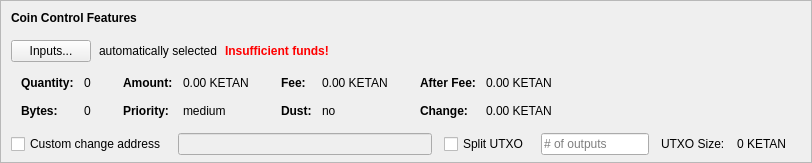
    <widget class="QFrame" name="frameCoinControl">
     <property name="sizePolicy">
      <sizepolicy hsizetype="Expanding" vsizetype="Expanding">
       <horstretch>0</horstretch>
       <verstretch>0</verstretch>
      </sizepolicy>
     </property>
     <property name="maximumSize">
      <size>
       <width>16777215</width>
       <height>16777215</height>
      </size>
     </property>
     <property name="frameShape">
      <enum>QFrame::StyledPanel</enum>
     </property>
     <property name="frameShadow">
      <enum>QFrame::Sunken</enum>
     </property>
     <layout class="QVBoxLayout" name="verticalLayoutCoinControl2">
      <property name="spacing">
       <number>0</number>
      </property>
      <property name="leftMargin">
       <number>0</number>
      </property>
      <property name="topMargin">
       <number>0</number>
      </property>
      <property name="rightMargin">
       <number>0</number>
      </property>
      <property name="bottomMargin">
       <number>6</number>
      </property>
      <item>
       <layout class="QVBoxLayout" name="verticalLayoutCoinControl" stretch="0,0,0,0,1">
        <property name="spacing">
         <number>0</number>
        </property>
        <property name="leftMargin">
         <number>10</number>
        </property>
        <property name="topMargin">
         <number>10</number>
        </property>
        <item>
         <layout class="QHBoxLayout" name="horizontalLayoutCoinControl1">
          <property name="bottomMargin">
           <number>15</number>
          </property>
          <item>
           <widget class="QLabel" name="labelCoinControlFeatures">
            <property name="sizePolicy">
             <sizepolicy hsizetype="Preferred" vsizetype="Maximum">
              <horstretch>0</horstretch>
              <verstretch>0</verstretch>
             </sizepolicy>
            </property>
            <property name="font">
             <font>
              <weight>75</weight>
              <bold>true</bold>
             </font>
            </property>
            <property name="styleSheet">
             <string notr="true">font-weight:bold;</string>
            </property>
            <property name="text">
             <string>Coin Control Features</string>
            </property>
           </widget>
          </item>
         </layout>
        </item>
        <item>
         <layout class="QHBoxLayout" name="horizontalLayoutCoinControl2" stretch="0,0,0,0">
          <property name="spacing">
           <number>8</number>
          </property>
          <property name="bottomMargin">
           <number>10</number>
          </property>
          <item>
           <widget class="QPushButton" name="pushButtonCoinControl">
            <property name="styleSheet">
             <string notr="true"/>
            </property>
            <property name="text">
             <string>Inputs...</string>
            </property>
            <property name="autoDefault">
             <bool>false</bool>
            </property>
           </widget>
          </item>
          <item>
           <widget class="QLabel" name="labelCoinControlAutomaticallySelected">
            <property name="text">
             <string>automatically selected</string>
            </property>
            <property name="margin">
             <number>5</number>
            </property>
           </widget>
          </item>
          <item>
           <widget class="QLabel" name="labelCoinControlInsuffFunds">
            <property name="font">
             <font>
              <weight>75</weight>
              <bold>true</bold>
             </font>
            </property>
            <property name="styleSheet">
             <string notr="true">color:red;font-weight:bold;</string>
            </property>
            <property name="text">
             <string>Insufficient funds!</string>
            </property>
            <property name="margin">
             <number>5</number>
            </property>
           </widget>
          </item>
          <item>
           <spacer name="horizontalSpacerCoinControl">
            <property name="orientation">
             <enum>Qt::Horizontal</enum>
            </property>
            <property name="sizeHint" stdset="0">
             <size>
              <width>40</width>
              <height>1</height>
             </size>
            </property>
           </spacer>
          </item>
         </layout>
        </item>
        <item>
         <widget class="QWidget" name="widgetCoinControl" native="true">
          <property name="sizePolicy">
           <sizepolicy hsizetype="Preferred" vsizetype="Preferred">
            <horstretch>0</horstretch>
            <verstretch>0</verstretch>
           </sizepolicy>
          </property>
          <property name="minimumSize">
           <size>
            <width>0</width>
            <height>0</height>
           </size>
          </property>
          <property name="styleSheet">
           <string notr="true"/>
          </property>
          <layout class="QHBoxLayout" name="horizontalLayoutCoinControl5">
           <property name="leftMargin">
            <number>0</number>
           </property>
           <property name="topMargin">
            <number>0</number>
           </property>
           <property name="rightMargin">
            <number>0</number>
           </property>
           <property name="bottomMargin">
            <number>0</number>
           </property>
           <item>
            <layout class="QHBoxLayout" name="horizontalLayoutCoinControl3" stretch="0,0,0,1">
             <property name="spacing">
              <number>20</number>
             </property>
             <property name="topMargin">
              <number>0</number>
             </property>
             <property name="bottomMargin">
              <number>10</number>
             </property>
             <item>
              <layout class="QFormLayout" name="formLayoutCoinControl1">
               <property name="horizontalSpacing">
                <number>10</number>
               </property>
               <property name="verticalSpacing">
                <number>14</number>
               </property>
               <property name="leftMargin">
                <number>10</number>
               </property>
               <property name="topMargin">
                <number>4</number>
               </property>
               <property name="rightMargin">
                <number>6</number>
               </property>
               <item row="0" column="0">
                <widget class="QLabel" name="labelCoinControlQuantityText">
                 <property name="font">
                  <font>
                   <weight>75</weight>
                   <bold>true</bold>
                  </font>
                 </property>
                 <property name="text">
                  <string>Quantity:</string>
                 </property>
                 <property name="margin">
                  <number>0</number>
                 </property>
                </widget>
               </item>
               <item row="0" column="1">
                <widget class="QLabel" name="labelCoinControlQuantity">
                 <property name="cursor">
                  <cursorShape>IBeamCursor</cursorShape>
                 </property>
                 <property name="contextMenuPolicy">
                  <enum>Qt::ActionsContextMenu</enum>
                 </property>
                 <property name="text">
                  <string notr="true">0</string>
                 </property>
                 <property name="margin">
                  <number>0</number>
                 </property>
                 <property name="textInteractionFlags">
                  <set>Qt::LinksAccessibleByMouse|Qt::TextSelectableByKeyboard|Qt::TextSelectableByMouse</set>
                 </property>
                </widget>
               </item>
               <item row="1" column="0">
                <widget class="QLabel" name="labelCoinControlBytesText">
                 <property name="font">
                  <font>
                   <weight>75</weight>
                   <bold>true</bold>
                  </font>
                 </property>
                 <property name="text">
                  <string>Bytes:</string>
                 </property>
                </widget>
               </item>
               <item row="1" column="1">
                <widget class="QLabel" name="labelCoinControlBytes">
                 <property name="cursor">
                  <cursorShape>IBeamCursor</cursorShape>
                 </property>
                 <property name="contextMenuPolicy">
                  <enum>Qt::ActionsContextMenu</enum>
                 </property>
                 <property name="text">
                  <string notr="true">0</string>
                 </property>
                 <property name="textInteractionFlags">
                  <set>Qt::LinksAccessibleByMouse|Qt::TextSelectableByKeyboard|Qt::TextSelectableByMouse</set>
                 </property>
                </widget>
               </item>
              </layout>
             </item>
             <item>
              <layout class="QFormLayout" name="formLayoutCoinControl2">
               <property name="horizontalSpacing">
                <number>10</number>
               </property>
               <property name="verticalSpacing">
                <number>14</number>
               </property>
               <property name="leftMargin">
                <number>6</number>
               </property>
               <property name="topMargin">
                <number>4</number>
               </property>
               <property name="rightMargin">
                <number>6</number>
               </property>
               <item row="0" column="0">
                <widget class="QLabel" name="labelCoinControlAmountText">
                 <property name="font">
                  <font>
                   <weight>75</weight>
                   <bold>true</bold>
                  </font>
                 </property>
                 <property name="text">
                  <string>Amount:</string>
                 </property>
                 <property name="margin">
                  <number>0</number>
                 </property>
                </widget>
               </item>
               <item row="0" column="1">
                <widget class="QLabel" name="labelCoinControlAmount">
                 <property name="cursor">
                  <cursorShape>IBeamCursor</cursorShape>
                 </property>
                 <property name="contextMenuPolicy">
                  <enum>Qt::ActionsContextMenu</enum>
                 </property>
                 <property name="text">
                  <string notr="true">0.00 KETAN</string>
                 </property>
                 <property name="textInteractionFlags">
                  <set>Qt::LinksAccessibleByMouse|Qt::TextSelectableByKeyboard|Qt::TextSelectableByMouse</set>
                 </property>
                </widget>
               </item>
               <item row="1" column="0">
                <widget class="QLabel" name="labelCoinControlPriorityText">
                 <property name="font">
                  <font>
                   <weight>75</weight>
                   <bold>true</bold>
                  </font>
                 </property>
                 <property name="text">
                  <string>Priority:</string>
                 </property>
                </widget>
               </item>
               <item row="1" column="1">
                <widget class="QLabel" name="labelCoinControlPriority">
                 <property name="cursor">
                  <cursorShape>IBeamCursor</cursorShape>
                 </property>
                 <property name="contextMenuPolicy">
                  <enum>Qt::ActionsContextMenu</enum>
                 </property>
                 <property name="text">
                  <string>medium</string>
                 </property>
                 <property name="textInteractionFlags">
                  <set>Qt::LinksAccessibleByMouse|Qt::TextSelectableByKeyboard|Qt::TextSelectableByMouse</set>
                 </property>
                </widget>
               </item>
              </layout>
             </item>
             <item>
              <layout class="QFormLayout" name="formLayoutCoinControl3">
               <property name="horizontalSpacing">
                <number>10</number>
               </property>
               <property name="verticalSpacing">
                <number>14</number>
               </property>
               <property name="leftMargin">
                <number>6</number>
               </property>
               <property name="topMargin">
                <number>4</number>
               </property>
               <property name="rightMargin">
                <number>6</number>
               </property>
               <item row="0" column="0">
                <widget class="QLabel" name="labelCoinControlFeeText">
                 <property name="font">
                  <font>
                   <weight>75</weight>
                   <bold>true</bold>
                  </font>
                 </property>
                 <property name="text">
                  <string>Fee:</string>
                 </property>
                 <property name="margin">
                  <number>0</number>
                 </property>
                </widget>
               </item>
               <item row="0" column="1">
                <widget class="QLabel" name="labelCoinControlFee">
                 <property name="cursor">
                  <cursorShape>IBeamCursor</cursorShape>
                 </property>
                 <property name="contextMenuPolicy">
                  <enum>Qt::ActionsContextMenu</enum>
                 </property>
                 <property name="text">
                  <string notr="true">0.00 KETAN</string>
                 </property>
                 <property name="textInteractionFlags">
                  <set>Qt::LinksAccessibleByMouse|Qt::TextSelectableByKeyboard|Qt::TextSelectableByMouse</set>
                 </property>
                </widget>
               </item>
               <item row="1" column="0">
                <widget class="QLabel" name="labelCoinControlLowOutputText">
                 <property name="font">
                  <font>
                   <weight>75</weight>
                   <bold>true</bold>
                  </font>
                 </property>
                 <property name="text">
                  <string>Dust:</string>
                 </property>
                </widget>
               </item>
               <item row="1" column="1">
                <widget class="QLabel" name="labelCoinControlLowOutput">
                 <property name="cursor">
                  <cursorShape>IBeamCursor</cursorShape>
                 </property>
                 <property name="contextMenuPolicy">
                  <enum>Qt::ActionsContextMenu</enum>
                 </property>
                 <property name="text">
                  <string>no</string>
                 </property>
                 <property name="textInteractionFlags">
                  <set>Qt::LinksAccessibleByMouse|Qt::TextSelectableByKeyboard|Qt::TextSelectableByMouse</set>
                 </property>
                </widget>
               </item>
              </layout>
             </item>
             <item>
              <layout class="QFormLayout" name="formLayoutCoinControl4">
               <property name="horizontalSpacing">
                <number>10</number>
               </property>
               <property name="verticalSpacing">
                <number>14</number>
               </property>
               <property name="leftMargin">
                <number>6</number>
               </property>
               <property name="topMargin">
                <number>4</number>
               </property>
               <property name="rightMargin">
                <number>6</number>
               </property>
               <item row="0" column="0">
                <widget class="QLabel" name="labelCoinControlAfterFeeText">
                 <property name="font">
                  <font>
                   <weight>75</weight>
                   <bold>true</bold>
                  </font>
                 </property>
                 <property name="text">
                  <string>After Fee:</string>
                 </property>
                 <property name="margin">
                  <number>0</number>
                 </property>
                </widget>
               </item>
               <item row="0" column="1">
                <widget class="QLabel" name="labelCoinControlAfterFee">
                 <property name="cursor">
                  <cursorShape>IBeamCursor</cursorShape>
                 </property>
                 <property name="contextMenuPolicy">
                  <enum>Qt::ActionsContextMenu</enum>
                 </property>
                 <property name="text">
                  <string notr="true">0.00 KETAN</string>
                 </property>
                 <property name="textInteractionFlags">
                  <set>Qt::LinksAccessibleByMouse|Qt::TextSelectableByKeyboard|Qt::TextSelectableByMouse</set>
                 </property>
                </widget>
               </item>
               <item row="1" column="0">
                <widget class="QLabel" name="labelCoinControlChangeText">
                 <property name="font">
                  <font>
                   <weight>75</weight>
                   <bold>true</bold>
                  </font>
                 </property>
                 <property name="text">
                  <string>Change:</string>
                 </property>
                </widget>
               </item>
               <item row="1" column="1">
                <widget class="QLabel" name="labelCoinControlChange">
                 <property name="cursor">
                  <cursorShape>IBeamCursor</cursorShape>
                 </property>
                 <property name="contextMenuPolicy">
                  <enum>Qt::ActionsContextMenu</enum>
                 </property>
                 <property name="text">
                  <string notr="true">0.00 KETAN</string>
                 </property>
                 <property name="textInteractionFlags">
                  <set>Qt::LinksAccessibleByMouse|Qt::TextSelectableByKeyboard|Qt::TextSelectableByMouse</set>
                 </property>
                </widget>
               </item>
              </layout>
             </item>
            </layout>
           </item>
          </layout>
         </widget>
        </item>
        <item>
         <layout class="QHBoxLayout" name="horizontalLayoutCoinControl4" stretch="0,0,0,0,0,0,0">
          <property name="spacing">
           <number>12</number>
          </property>
          <property name="sizeConstraint">
           <enum>QLayout::SetDefaultConstraint</enum>
          </property>
          <property name="topMargin">
           <number>5</number>
          </property>
          <property name="rightMargin">
           <number>5</number>
          </property>
          <item>
           <widget class="QCheckBox" name="checkBoxCoinControlChange">
            <property name="toolTip">
             <string>If this is activated, but the change address is empty or invalid, change will be sent to a newly generated address.</string>
            </property>
            <property name="text">
             <string>Custom change address</string>
            </property>
           </widget>
          </item>
          <item>
           <widget class="QValidatedLineEdit" name="lineEditCoinControlChange">
            <property name="enabled">
             <bool>false</bool>
            </property>
            <property name="sizePolicy">
             <sizepolicy hsizetype="Expanding" vsizetype="Fixed">
              <horstretch>0</horstretch>
              <verstretch>0</verstretch>
             </sizepolicy>
            </property>
           </widget>
          </item>
          <item>
           <widget class="QCheckBox" name="splitBlockCheckBox">
            <property name="text">
             <string>Split UTXO</string>
            </property>
           </widget>
          </item>
          <item>
           <widget class="QLineEdit" name="splitBlockLineEdit">
            <property name="sizePolicy">
             <sizepolicy hsizetype="Fixed" vsizetype="Fixed">
              <horstretch>50</horstretch>
              <verstretch>0</verstretch>
             </sizepolicy>
            </property>
            <property name="placeholderText">
             <string># of outputs</string>
            </property>
           </widget>
          </item>
          <item>
           <widget class="QLabel" name="labelBlockSizeText">
            <property name="text">
             <string>UTXO Size:</string>
            </property>
           </widget>
          </item>
          <item>
           <widget class="QLabel" name="labelBlockSize">
            <property name="text">
             <string>0 KETAN</string>
            </property>
           </widget>
          </item>
          <item>
           <widget class="QLabel" name="labelCoinControlChangeLabel">
            <property name="sizePolicy">
             <sizepolicy hsizetype="Preferred" vsizetype="Expanding">
              <horstretch>0</horstretch>
              <verstretch>0</verstretch>
             </sizepolicy>
            </property>
            <property name="minimumSize">
             <size>
              <width>0</width>
              <height>0</height>
             </size>
            </property>
            <property name="text">
             <string/>
            </property>
            <property name="margin">
             <number>3</number>
            </property>
           </widget>
          </item>
         </layout>
        </item>
        <item>
         <spacer name="verticalSpacerCoinControl">
          <property name="orientation">
           <enum>Qt::Vertical</enum>
          </property>
          <property name="sizeHint" stdset="0">
           <size>
            <width>800</width>
            <height>1</height>
           </size>
          </property>
         </spacer>
        </item>
       </layout>
      </item>
     </layout>
    </widget>
